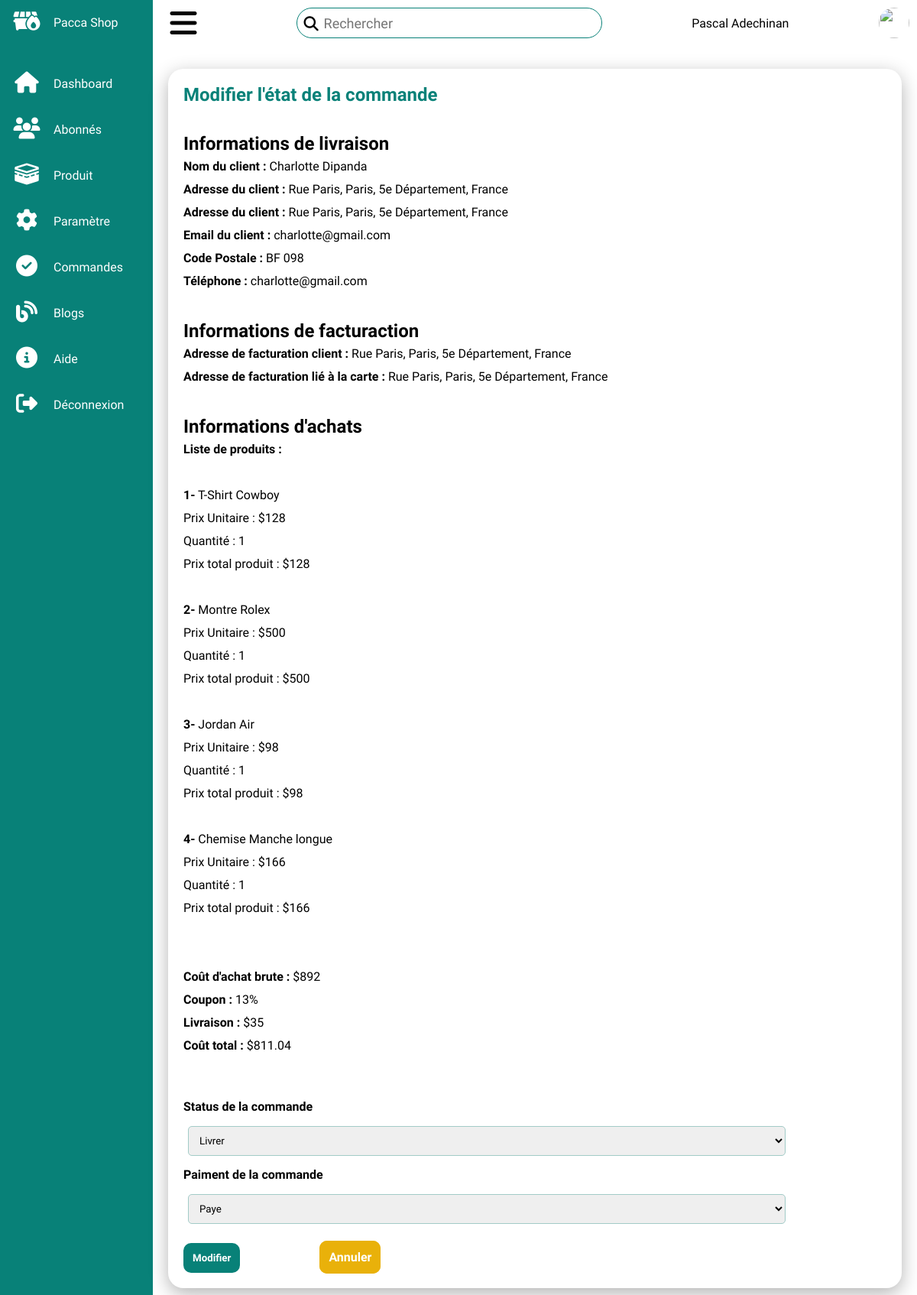
Page /admin/admin_update_orders.php?modified_id=1 (signed in) on the committed database.
### tables this page shows
CREATE TABLE `orders` (
  `order_id` int(11) NOT NULL,
  `product_number` varchar(255) NOT NULL,
  `product_list` varchar(900) NOT NULL,
  `coupon` varchar(255) NOT NULL,
  `total_unique` varchar(255) NOT NULL,
  `shipping` varchar(255) NOT NULL,
  `total_coupon` varchar(255) NOT NULL,
  `total_price` varchar(100) NOT NULL,
  `customer_id` int(11) NOT NULL,
  `customer_name` varchar(255) NOT NULL,
  `customer_email` varchar(255) NOT NULL,
  `customer_address` varchar(900) NOT NULL,
  `customer_zipcode` varchar(100) NOT NULL,
  `customer_phone` varchar(255) NOT NULL,
  `facturation_address` varchar(900) NOT NULL,
  `name_card` varchar(255) NOT NULL,
  `card_number` varchar(255) NOT NULL,
  `card_cvv` varchar(255) NOT NULL,
  `date_expiration_card` varchar(255) NOT NULL,
  `facturation_address_card` varchar(900) NOT NULL,
  `date` timestamp NOT NULL DEFAULT current_timestamp() ON UPDATE current_timestamp(),
  `status` varchar(255) NOT NULL DEFAULT 'En cour',
  `payment` varchar(255) NOT NULL DEFAULT 'Inpaye'
);

### admin/admin_update_orders.php (the view, shortened to what this page needs)
<?php
include "admin_base.php";
if(isset($_GET['modified_id'])) {
    global $con;
    $order_id = $_GET['modified_id'];
    $select_query = "Select * from `orders` where order_id=$order_id";
    $result_query = mysqli_query($con, $select_query);
    $row = mysqli_fetch_assoc($result_query);
        $customer_name = $row['customer_name'];
        $customer_address = $row['customer_address'];
        $customer_email = $row['customer_email'];
        $customer_zipcode = $row['customer_zipcode'];
        $customer_phone = $row['customer_email'];
        $facturation_address = $row['facturation_address'];
        $facturation_address_card = $row['facturation_address_card'];
        $product_list = $row['product_list'];
        $total_unique = $row['total_unique'];
        $coupon = $row['coupon'];
        $coupon_per = $coupon * 100;
        $shipping = $row['shipping'];
        $total_price = $row['total_price'];
        $status = $row['status'];
        $payment = $row['payment'];
}
?>
<div style="display: block;" class="product">
<div class="add-product">
        <div class="cardHeader">
            <h2>Modifier l'état de la commande</h2>
        </div>
        <div class="Update-order">
                <h2>Informations de livraison</h2>
                <div>
                    <p><strong>Nom du client :</strong> <?= $customer_name ?></p>
                    <p><strong>Adresse du client :</strong> <?= $customer_address ?></p>
                </div>
                <div>
                    <p><strong>Adresse du client :</strong> <?= $customer_address ?></p>
                    <p><strong>Email du client :</strong> <?= $customer_email ?></p>
                </div>
                <div>
                    <p><strong>Code Postale :</strong> <?= $customer_zipcode ?></p>
                    <p><strong>Téléphone :</strong> <?= $customer_phone ?></p>
                </div>
                <h2>Informations de facturaction</h2>
                <div>
                    <p><strong>Adresse de facturation client :</strong> <?= $facturation_address ?></p>
                    <p><strong>Adresse de facturation lié à la carte :</strong> <?= $facturation_address_card ?></p>
                </div>
                <h2>Informations d'achats</h2>
                <div>
                    <p><strong>Liste de produits :</strong> <?= $product_list ?></p>
                </div><br><br>
                <div>
                    <p><strong>Coût d'achat brute :</strong> $<?= $total_unique ?></p>
                    <p><strong>Coupon : </strong><?= $coupon_per ?>%</p>
                </div>
                <div>
                    <p><strong>Livraison :</strong> $<?= $shipping ?></p>
                    <p><strong>Coût total :</strong> $<?= $total_price ?></p>
                </div>
                <form action="" method="post">
                    <label for="status"><strong>Status de la commande</strong></label>
                    <select class="form-groupe" name="status" id="status">
                        <option value="<?= $status ?>"><?= $status ?></option>
                    </select>
                    <label for="payment"><strong>Paiment de la commande</strong></label>
                    <select class="form-groupe" name="payment" id="payment">
                        <option value="<?= $payment ?>"><?= $payment ?></option>
                    </select>
                    <input type="submit" class="button-signup" name="update_order" value="Modifier">
                    <a href="admin_view_orders.php" class="button-cancel">Annuler</a>
                </form>
        </div>
</div>
</div>
<?php
include "admin_base_footer.php";
?>

### css/admin.css (style rules this page uses)
* { margin: 0; padding: 0; box-sizing: border-box; font-family: "Spartan", sans-serif; }
:root { --blue: #2a2185; --vert: #088178; --vert2: #0d1a19; --white: #fff; --gray: #f5f5f5; --black1: #222; --black2: #999; }
body { min-height: 100vh; overflow-x: hidden; }
.cardHeader h2 { font-weight: 600; color: var(--vert); }
.product { position: relative; width: 100%; padding: 20px; display: grid; grid-template-columns: 2fr 2fr; grid-gap: 30px; margin-top: 10px; }
.product .add-product { position: relative; display: grid; min-height: 500px; background: var(--white); padding: 20px; box-shadow: 0 7px 25px rgba(0, 0, 0, 0.3); border-radius: 20px; }
.product .cardHeader { display: flex; justify-content: space-between; align-items: flex-start; }
.product form { width: 100%; margin-top: 50px; }
.product .form-groupe { padding: 10px; margin: 10px 0 10px 6px; width: 85%; border: 1px solid #a2cbc7; border-radius: 5px; display: flex; }
.button-signup { padding: 10px; background-color: #088178; border: 2px solid #088178; color: #fff; border-radius: 10px; font-weight: 600; margin-top: 15px; cursor: pointer; transition: 0.2s; }
.button-cancel { padding: 10px; background-color: #e9b10a; border: 2px solid #e9b10a; color: #fff; text-decoration: none; border-radius: 10px; font-weight: 600; margin-top: 10px; cursor: pointer; transition: 0.2s; }
.Update-order h2 { margin-top: 35px; }
.Update-order { line-height: 30px; }
.Update-order form a { margin-left: 100px; }

### rows in the picture
orders: customer_name "Charlotte Dipanda", customer_address "Rue Paris, Paris, 5e Département, France", customer_email "charlotte@gmail.com", customer_zipcode "BF 098", facturation_address "Rue Paris, Paris, 5e Département, France", facturation_address_card "Rue Paris, Paris, 5e Département, France", product_list "1- T-Shirt Cowboy Prix Unitaire : $128 Quantité : 1 Prix total produit : $128 2- Montre Rolex Prix Unitaire : $500 Quantité : 1 Prix total produit : $500 3- Jordan Air Prix Unitaire : $98 Quantité : 1 Prix total produit : $98 4- Chemise Manche longue Prix Unitaire : $166 Quantité : 1 Prix total produit : $166", total_unique "892", coupon "13", shipping "35", total_price "811.04", status "Livrer", payment "Paye"

### other values in the picture
$_SESSION['admin']['fname'] "Pascal"
$_SESSION['admin']['lname'] "Adechinan"
